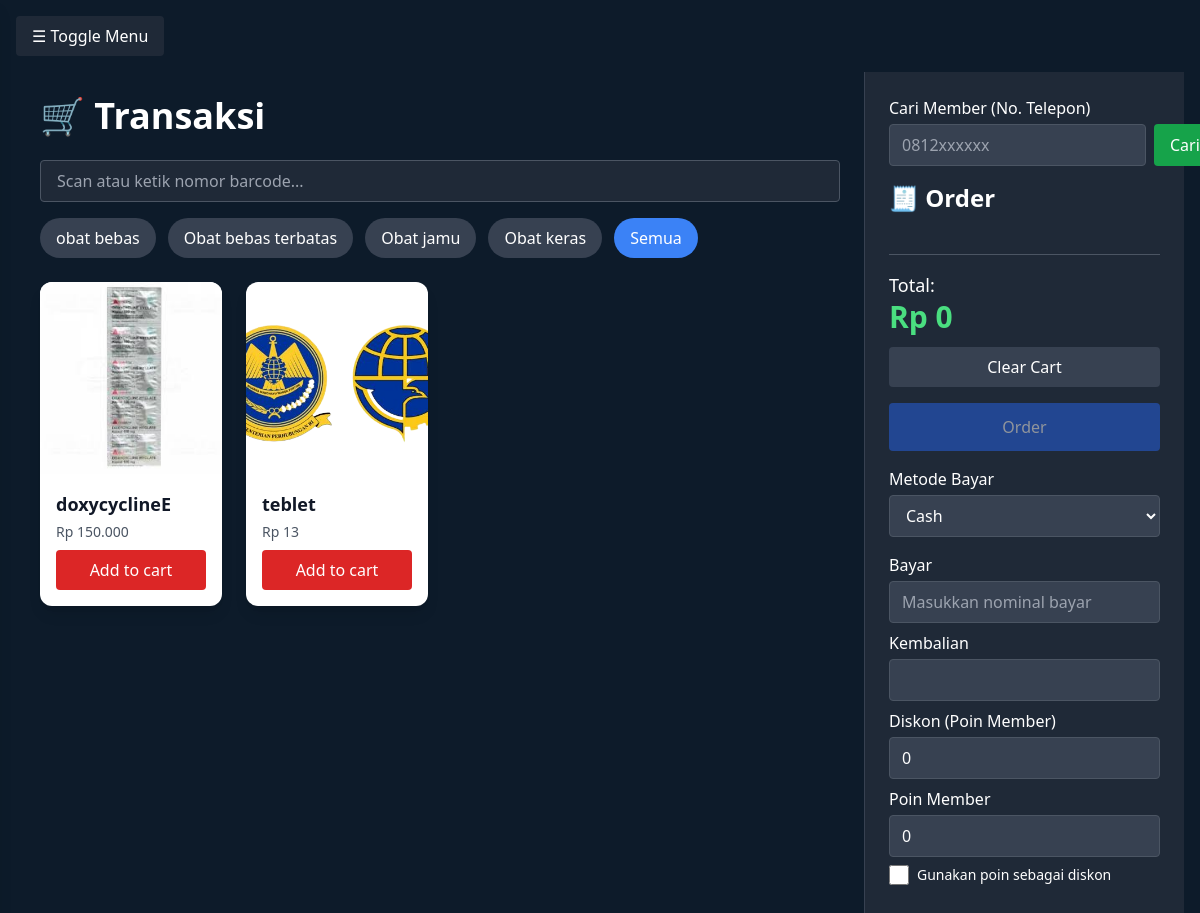
Page /kasir/transaksi.php (signed in) on the committed database.
### tables this page shows
CREATE TABLE `kategori` (
  `id` int(11) NOT NULL,
  `gambar` varchar(255) DEFAULT NULL,
  `nama_kategori` varchar(50) DEFAULT NULL,
  `keterangan` text DEFAULT NULL,
  `jumlah_produk` int(11) DEFAULT 0,
  `created_by` int(11) DEFAULT NULL,
  `updated_by` int(11) DEFAULT NULL
);

CREATE TABLE `produk` (
  `id` int(11) NOT NULL,
  `nama_produk` varchar(100) DEFAULT NULL,
  `id_kategori` int(11) DEFAULT NULL,
  `stok` int(11) DEFAULT NULL,
  `harga_beli` int(11) DEFAULT NULL,
  `harga_jual` int(11) DEFAULT NULL,
  `expired_date` date DEFAULT NULL,
  `gambar` varchar(255) DEFAULT NULL,
  `barcode` varchar(50) DEFAULT NULL,
  `izin_edar` varchar(255) DEFAULT NULL,
  `deskripsi` text DEFAULT NULL,
  `created_by` int(11) DEFAULT NULL,
  `updated_by` int(11) DEFAULT NULL
);

### kasir/transaksi.php (the view, shortened to what this page needs)
<?php
include '../config/config.php';
include '../includes/header.php';
include '../includes/navbar.php';
$kategoriResult = $conn->query("SELECT * FROM kategori ORDER BY nama_kategori ASC");
$kategoriArray = [];
while ($row = $kategoriResult->fetch_assoc()) {
    $kategoriArray[] = $row;
}
$produkResult = $conn->query("
    SELECT
        produk.id,
        produk.nama_produk,
        produk.harga_jual,
        produk.gambar,
        produk.barcode,
        kategori.nama_kategori AS kategori
    FROM produk
    LEFT JOIN kategori ON produk.id_kategori = kategori.id
    ORDER BY produk.nama_produk ASC
");
$produkArray = [];
while ($row = $produkResult->fetch_assoc()) {
    $produkArray[] = $row;
}
?>
<!DOCTYPE html>
<html lang="id">
<head>
    <script src="https://cdn.tailwindcss.com"></script>
</head>
<body class="bg-gray-900 text-white min-h-screen font-sans">
    <div class="flex flex-col md:flex-row min-h-screen">
        <main class="flex-1 p-6">
            <h1 class="text-4xl font-bold mb-6">🛒 Transaksi</h1>
<div class="mb-4">
    <input type="text" id="barcodeInput"
           placeholder="Scan atau ketik nomor barcode..."
           class="w-full px-4 py-2 rounded bg-gray-800 text-white border border-gray-600 focus:outline-none focus:ring-2 focus:ring-blue-500"
           autofocus />
</div>
            <div class="flex flex-wrap gap-3 mb-6">
<?php foreach ($kategoriArray as $kategori): ?>
    <button
        class="kategoriBtn bg-gray-700 hover:bg-blue-600 px-4 py-2 rounded-full text-white transition"
        data-kategori="<?= htmlspecialchars($kategori['nama_kategori']) ?>">
        <?= htmlspecialchars($kategori['nama_kategori']) ?>
    </button>
<?php endforeach; ?>
                <button
                    class="kategoriBtn bg-blue-500 px-4 py-2 rounded-full text-white"
                    data-kategori="all">
                    Semua
                </button>
            </div>
            <div class="grid grid-cols-1 sm:grid-cols-2 md:grid-cols-3 lg:grid-cols-4 gap-6">
                <?php foreach ($produkArray as $produk): ?>
                    <div
                        class="produkCard bg-white text-gray-900 rounded-xl overflow-hidden shadow-lg hover:shadow-xl transition-transform transform hover:-translate-y-1"
                        data-kategori="<?= htmlspecialchars($produk['kategori']) ?>">
                        <img src="/apotek-kasir/assets/img/produk/<?= $produk['gambar'] ?>"
                             class="w-full h-48 object-cover"
                             alt="<?= $produk['nama_produk'] ?>" />
                        <div class="p-4">
                            <h3 class="text-lg font-bold mb-1"><?= $produk['nama_produk'] ?></h3>
                            <p class="text-sm text-gray-600 mb-2">Rp <?= number_format($produk['harga_jual'], 0, ',', '.') ?></p>
                            <button
                                onclick='addToCart(<?= json_encode($produk) ?>)'
                                class="w-full bg-red-600 hover:bg-red-700 text-white py-2 rounded">
                                Add to cart
                            </button>
                        </div>
                    </div>
                <?php endforeach; ?>
            </div>
        </main>
        <aside class="w-full md:w-80 bg-gray-800 p-6 border-t md:border-t-0 md:border-l border-gray-700">
            <div class="mb-4">
    <label class="block mb-1">Cari Member (No. Telepon)</label>
    <div class="flex space-x-2">
        <input type="text" id="memberPhone" placeholder="0812xxxxxx"
               class="flex-1 px-3 py-2 rounded bg-gray-700 border border-gray-600 focus:outline-none" />
        <button type="button" id="searchMemberBtn"
                class="bg-green-600 hover:bg-green-700 px-4 py-2 rounded text-white">
            Cari
        </button>
    </div>
</div>
            <h2 class="text-2xl font-semibold mb-4">🧾 Order</h2>
            <div class="mt-6 pt-4 border-t border-gray-600">
                <p class="text-lg">Total:</p>
                <p id="cartTotal" class="text-3xl font-bold text-green-400">Rp 0</p>
                <button id="clearCartBtn"
        class="mt-3 w-full bg-gray-700 hover:bg-gray-600 text-white py-2 rounded transition">
    Clear Cart
</button>
                <button id="orderBtn" disabled
                        class="mt-4 w-full bg-blue-600 hover:bg-blue-700 text-white py-3 rounded disabled:opacity-50">
                    Order
                </button>
            </div>
<div class="mt-4">
    <label class="block mb-1">Metode Bayar</label>
    <select id="metodeBayar" name="metode_bayar" form="checkoutForm"
        class="w-full px-3 py-2 rounded bg-gray-700 border border-gray-600 text-white">
        <option value="cash">Cash</option>
    </select>
</div>
<div class="mt-4">
    <label class="block mb-1">Bayar</label>
    <input type="number" id="bayarInput" min="0" class="w-full px-3 py-2 rounded bg-gray-700 border border-gray-600 text-white" placeholder="Masukkan nominal bayar">
</div>
<div class="mt-2">
    <label class="block mb-1">Kembalian</label>
    <input type="text" id="kembalianInput" class="w-full px-3 py-2 rounded bg-gray-700 border border-gray-600 text-white" readonly>
</div>
<div class="mt-2">
    <label class="block mb-1">Diskon (Poin Member)</label>
    <input type="number" id="diskonInput" class="w-full px-3 py-2 rounded bg-gray-700 border border-gray-600 text-white" readonly value="0">
</div>
<div class="mt-2">
    <label class="block mb-1">Poin Member</label>
    <input type="number" id="poinMemberInput" class="w-full px-3 py-2 rounded bg-gray-700 border border-gray-600 text-white" readonly value="0">
</div>
<div class="mt-2 flex items-center gap-2">
    <input type="checkbox" id="pakaiPoinCheckbox" class="form-checkbox h-5 w-5 text-blue-600">
    <label for="pakaiPoinCheckbox" class="text-sm">Gunakan poin sebagai diskon</label>
</div>
        </aside>
    </div>
</div>
</body>
</html>

### rows in the picture
kategori: nama_kategori "obat bebas"
kategori: nama_kategori "Obat bebas terbatas"
kategori: nama_kategori "Obat jamu"
kategori: nama_kategori "Obat keras"
produk: gambar (picture), nama_produk "doxycyclineE", harga_jual "150.000"
produk: gambar (picture), nama_produk "teblet", harga_jual "13"
